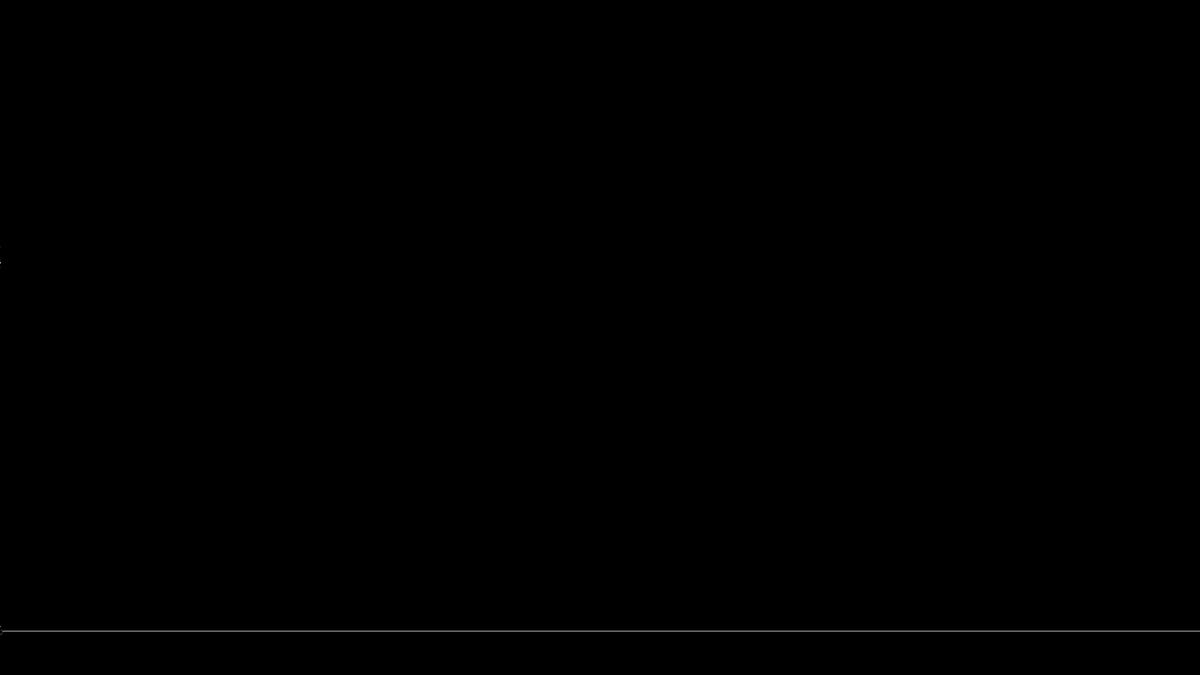
Frame 1 (no input)
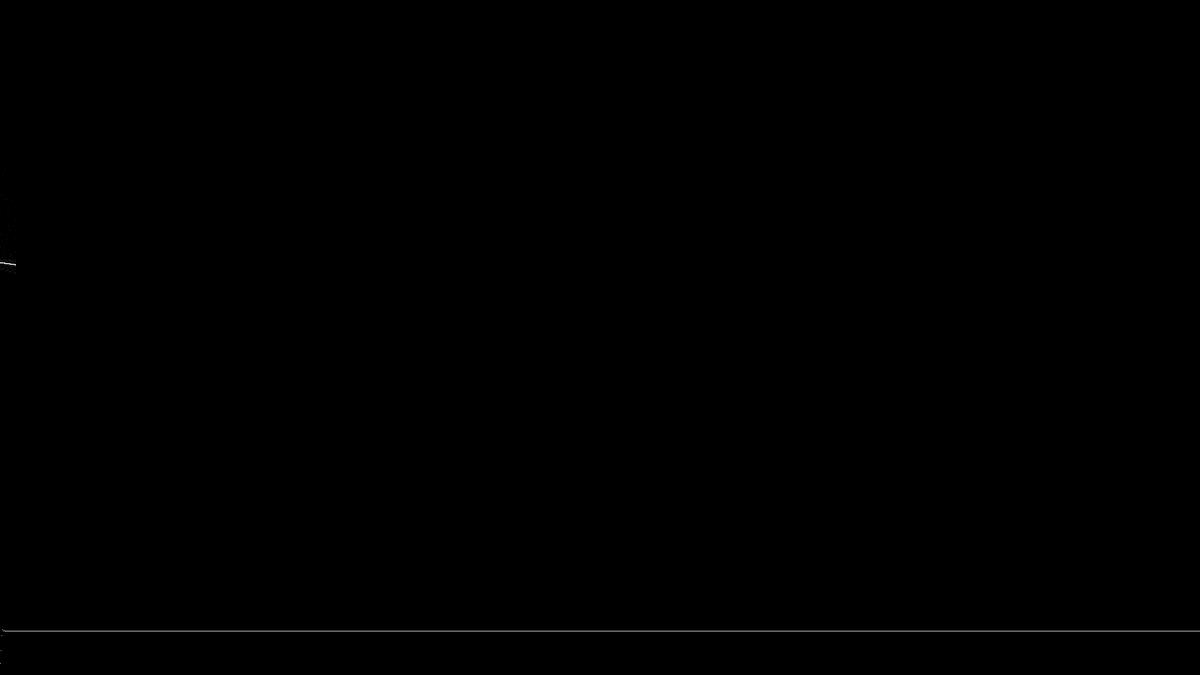
Frame 60 (the mouse pressed at the canvas centre just before this capture)
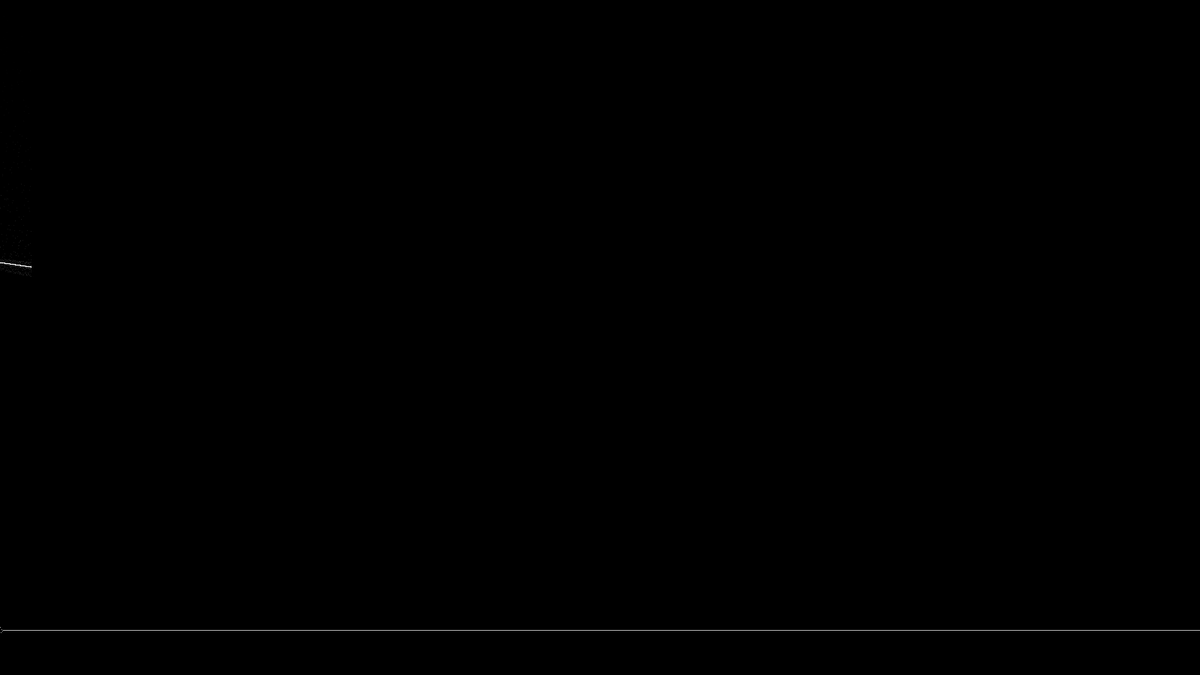
Frame 120 (the mouse held since frame 60 and released just before this capture)

The Processing sketch that drew these frames (run headless with seeded random() and noise(); from frame 60 on, the mouse is pressed at the canvas centre):

// Processing sketch: processing_75790
// ── processing_75790.pde

float r = 2.4;

float x,y;
int maxMeasure = 5000;
int currMeasure = 0;

int pic[][] = new int[2000][2000];
int it = 0;

void setup() 
{
  size(1600, 900);
  frameRate(100);
  background(0);
  
}

void draw() {
  
  fill(0);
  stroke(0);
  
  rect(0,700,1600,900);

    r+=0.0005;
    
    stroke(255,255,255);
    float p = random(1000)/1000.0;
    
    float average = p;
    
    for(int i = 0; i < width;i++){
      point(i,height-(p*100));
      
      p = r * p * (1 - p);
      
      //pic[(int)(r-2.4)*700][(int)p*600] += 1;
      //point((int)((r-2.4)*700),(int)(p*600));
      if(p > 0 && r > 0){
        pic[(int)((r-2.4)*700)][(int)(p*600)] += 1;
      }
    }
    
  if(r > 4.5){r = 2.4;}
  
  loadPixels();
  
  for(int x = 0; x < 1200; x++){
    int highest = 0;
    
      for(int y = 0; y < 900; y++){
        if ((pic[x][y]) > highest){
          highest = pic[x][y];
        }
      }
        
      for(int y = 0; y < 700; y++){
        pixels[x+y*width] = color(((float)pic[x][y]/highest)*255*y);
      }
    
  }
  
  updatePixels();
  
}
